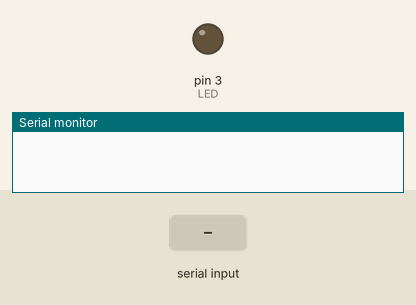
Recording of a sketch running on a simulated Arduino Uno, built with avr-gcc and run on an emulated ATmega328P. Parts: output pins drawn as LEDs (lit = HIGH), the last lines printed to the serial monitor. The inputs (shaded band) are chosen by the test bench.

Above: at 1.2 s.
1.3 s: "B90\n" received over Serial
At 2.1 s:
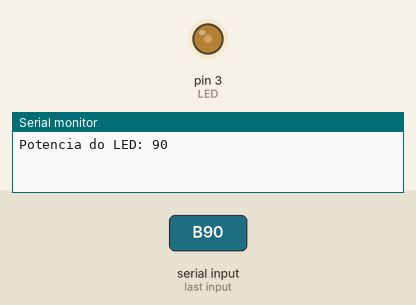
2.8 s: "B,45\n" received over Serial
At 3.3 s:
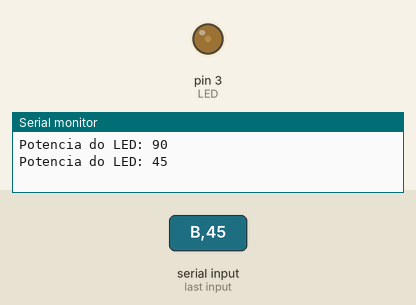
Timing chart, 0 to 5.8 s (numbered marks = the images above; inputs shaded):
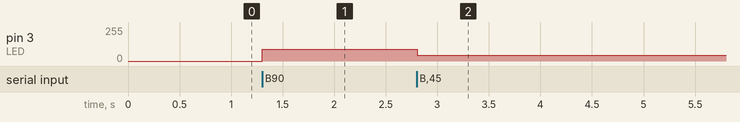

The sketch:

08-Lendo_a_Porta_Serial_-_Ex_2.ino
```cpp
const int LED = 3;
char nextChar = 0;
String valor;
void setup() {
  Serial.begin(9600);
  pinMode(LED, OUTPUT);
}

void loop() {
  if (Serial.available() > 0) {
    // lê o byte disponível na porta serial
    nextChar = Serial.read();
    if (nextChar == 'B') {
      //Lê o próximo inteiro vindo da serial
      int valor = Serial.parseInt();
      //Atenção: em caso de erro o valor lido será 0
      analogWrite(LED, valor);
      Serial.println(String("Potencia do LED: ") +
                     valor);
    }
  }
}
```

Measured:
- after the input at 1.3 s, pin 3 (LED): 0/255 → 90/255 at once
- after the input at 2.8 s, pin 3 (LED): 90/255 → 45/255 at once
